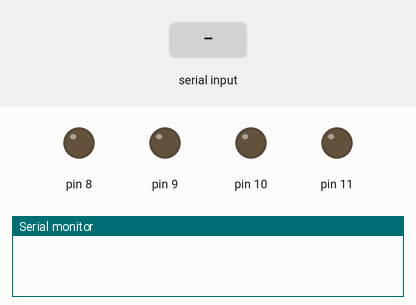
A sketch run on a simulated Arduino Uno, built with avr-gcc and run on an emulated ATmega328P. Parts: output pins drawn as LEDs (lit = HIGH), the last lines printed to the serial monitor. The test bench sets the inputs (shaded band).

Above: at 1.2 s.
1.3 s: "1" received over Serial
At 1.6 s:
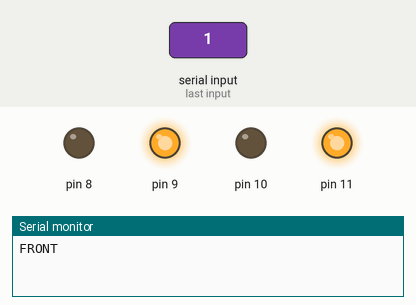
2.8 s: "2" received over Serial
At 4.0 s:
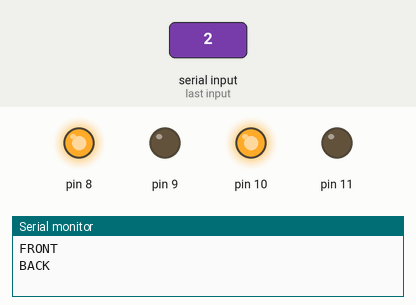
4.3 s: "3" received over Serial
At 5.1 s:
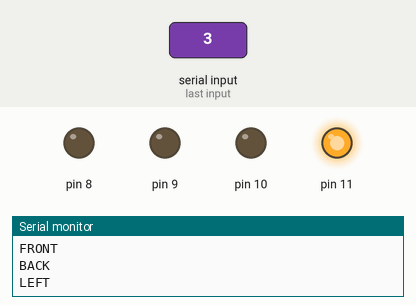
5.8 s: "4" received over Serial
At 6.3 s:
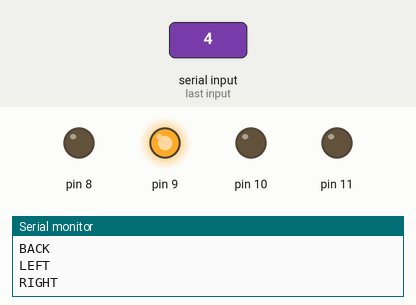
Timing chart, 0 to 8.3 s (numbered marks = the images above; inputs shaded):
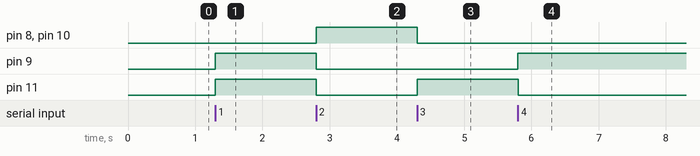

Measured:
- after the input at 1.3 s, pin 9, pin 11: LOW → HIGH at once
- after the input at 2.8 s, pin 8, pin 10: LOW → HIGH at once; pin 9, pin 11: HIGH → LOW at once
- after the input at 4.3 s, pin 8, pin 10: HIGH → LOW at once; pin 11: LOW → HIGH at once
- after the input at 5.8 s, pin 9: LOW → HIGH at once; pin 11: HIGH → LOW at once

The sketch:

robo.ino
```cpp
int inByte;
void setup()
{
  Serial.begin(9600);
  pinMode(8,OUTPUT);
  pinMode(9,OUTPUT);
  pinMode(10,OUTPUT);
  pinMode(11,OUTPUT);
}
void loop()
{
  if (Serial.available() > 0)
  {
  inByte = Serial.read();
  switch (inByte)
  {
    case '1':
      digitalWrite(8, LOW);
      digitalWrite(9, HIGH);
      digitalWrite(10, LOW);
      digitalWrite(11, HIGH);
      Serial.println("FRONT");

      break;
    case '2':
      digitalWrite(8, HIGH);
      digitalWrite(9, LOW);
      digitalWrite(10, HIGH);
      digitalWrite(11, LOW);
      Serial.println("BACK");
      break;
    case '3':
      digitalWrite(8, LOW);
      digitalWrite(9, LOW);
      digitalWrite(10, LOW);
      digitalWrite(11, HIGH);
      Serial.println("LEFT");
      break;
    case '4':
      digitalWrite(8, LOW);
      digitalWrite(9, HIGH);
      digitalWrite(10, LOW);
      digitalWrite(11, LOW);
      Serial.println("RIGHT");
      break;
    case '5':
      digitalWrite(8, LOW);
      digitalWrite(9, LOW);
      digitalWrite(10, LOW);
      digitalWrite(11, LOW);
      Serial.println("STOP");
      break;
  }
}}
```
